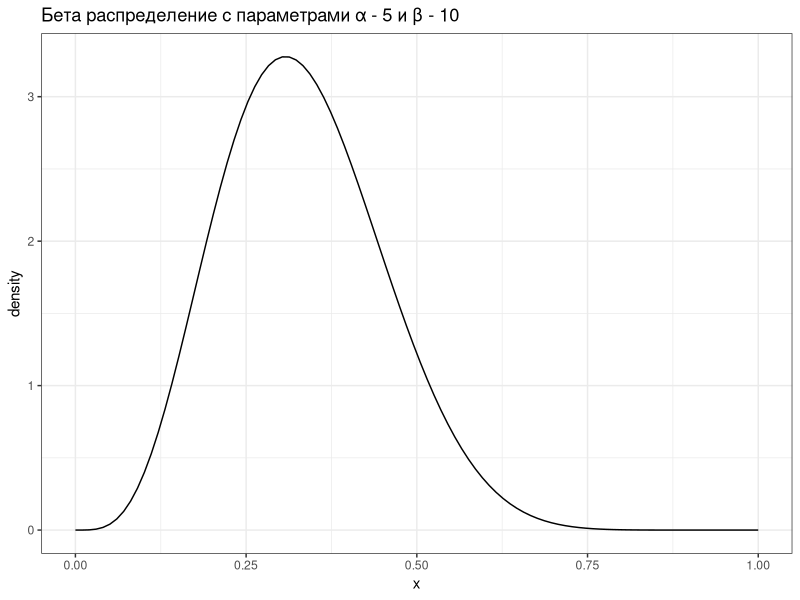

Here is the R script that generated this plot:
## ---- chunk 1
knitr::opts_chunk$set(message = FALSE, warning = FALSE, comment = "")
options(scipen=999)
ggplot2::theme_set(ggplot2::theme_bw())
## ---- chunk 2
library(tidyverse)
## ---- chunk 3
data_frame(x = seq(0, 1, length = 100),
           density = dbeta(x, shape1 = 5, shape2 = 10)) %>% 
  ggplot(aes(x, density))+
  geom_line()+
  ggtitle("Бета распределение с параметрами α - 5 и β - 10")
## ---- chunk 4

